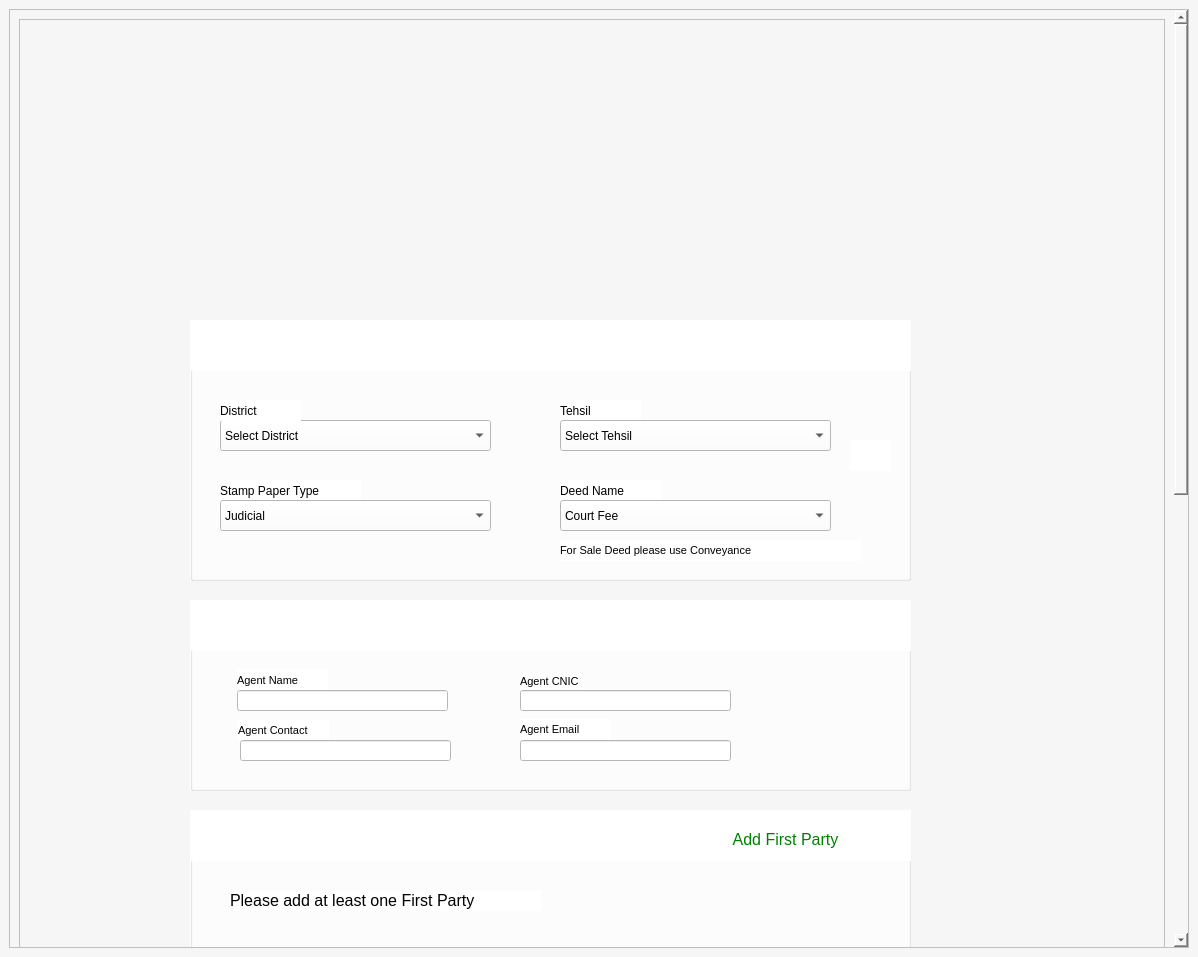
<?xml version="1.0" encoding="UTF-8"?>
<ui version="4.0">
 <class>MainWindow</class>
 <widget class="QMainWindow" name="MainWindow">
  <property name="geometry">
   <rect>
    <x>0</x>
    <y>0</y>
    <width>1198</width>
    <height>957</height>
   </rect>
  </property>
  <property name="font">
   <font>
    <pointsize>8</pointsize>
   </font>
  </property>
  <property name="windowTitle">
   <string>MainWindow</string>
  </property>
  <property name="autoFillBackground">
   <bool>false</bool>
  </property>
  <property name="styleSheet">
   <string notr="true">background-color: #F6F6F6;</string>
  </property>
  <widget class="QWidget" name="centralwidget">
   <layout class="QGridLayout" name="gridLayout">
    <item row="0" column="0">
     <widget class="QScrollArea" name="scrollArea">
      <property name="widgetResizable">
       <bool>true</bool>
      </property>
      <widget class="QWidget" name="scrollAreaWidgetContents">
       <property name="geometry">
        <rect>
         <x>0</x>
         <y>-869</y>
         <width>1153</width>
         <height>1812</height>
        </rect>
       </property>
       <layout class="QVBoxLayout" name="verticalLayout_5">
        <item>
         <widget class="QScrollArea" name="scrollArea_2">
          <property name="minimumSize">
           <size>
            <width>600</width>
            <height>1790</height>
           </size>
          </property>
          <property name="mouseTracking">
           <bool>true</bool>
          </property>
          <property name="tabletTracking">
           <bool>true</bool>
          </property>
          <property name="acceptDrops">
           <bool>true</bool>
          </property>
          <property name="styleSheet">
           <string notr="true">background-color:#F6F6F6;</string>
          </property>
          <property name="widgetResizable">
           <bool>true</bool>
          </property>
          <widget class="QWidget" name="scrollAreaWidgetContents_2">
           <property name="geometry">
            <rect>
             <x>0</x>
             <y>0</y>
             <width>1129</width>
             <height>1788</height>
            </rect>
           </property>
           <widget class="QLabel" name="label_4">
            <property name="geometry">
             <rect>
              <x>10</x>
              <y>0</y>
              <width>1121</width>
              <height>141</height>
             </rect>
            </property>
            <property name="styleSheet">
             <string notr="true">background-image: url(:/logos/estamping.png);
border-radius : 8px;</string>
            </property>
            <property name="text">
             <string/>
            </property>
           </widget>
           <widget class="QLabel" name="label_23">
            <property name="geometry">
             <rect>
              <x>180</x>
              <y>150</y>
              <width>701</width>
              <height>131</height>
             </rect>
            </property>
            <property name="styleSheet">
             <string notr="true">background-image: url(:/challan/Screenshot 2022-10-07 011803ss.png);</string>
            </property>
            <property name="text">
             <string/>
            </property>
           </widget>
           <widget class="QFrame" name="prove">
            <property name="geometry">
             <rect>
              <x>170</x>
              <y>1100</y>
              <width>721</width>
              <height>173</height>
             </rect>
            </property>
            <property name="styleSheet">
             <string notr="true">background-color:white;
</string>
            </property>
            <property name="frameShape">
             <enum>QFrame::StyledPanel</enum>
            </property>
            <property name="frameShadow">
             <enum>QFrame::Raised</enum>
            </property>
            <layout class="QVBoxLayout" name="verticalLayout_4">
             <item>
              <widget class="QFrame" name="label3">
               <property name="styleSheet">
                <string notr="true">background-color:#EEEEEE;</string>
               </property>
               <property name="frameShape">
                <enum>QFrame::StyledPanel</enum>
               </property>
               <property name="frameShadow">
                <enum>QFrame::Raised</enum>
               </property>
               <widget class="QFrame" name="frame_5">
                <property name="geometry">
                 <rect>
                  <x>10</x>
                  <y>10</y>
                  <width>291</width>
                  <height>58</height>
                 </rect>
                </property>
                <property name="frameShape">
                 <enum>QFrame::StyledPanel</enum>
                </property>
                <property name="frameShadow">
                 <enum>QFrame::Raised</enum>
                </property>
                <widget class="QPushButton" name="pushButton_5">
                 <property name="enabled">
                  <bool>false</bool>
                 </property>
                 <property name="geometry">
                  <rect>
                   <x>0</x>
                   <y>0</y>
                   <width>71</width>
                   <height>51</height>
                  </rect>
                 </property>
                 <property name="autoFillBackground">
                  <bool>false</bool>
                 </property>
                 <property name="text">
                  <string/>
                 </property>
                 <property name="icon">
                  <iconset resource="icons.qrc">
                   <normaloff>:/think/download.png</normaloff>:/think/download.png</iconset>
                 </property>
                 <property name="iconSize">
                  <size>
                   <width>50</width>
                   <height>50</height>
                  </size>
                 </property>
                 <property name="flat">
                  <bool>true</bool>
                 </property>
                </widget>
               </widget>
              </widget>
             </item>
             <item>
              <widget class="QFrame" name="instruction3">
               <property name="frameShape">
                <enum>QFrame::StyledPanel</enum>
               </property>
               <property name="frameShadow">
                <enum>QFrame::Raised</enum>
               </property>
               <widget class="QLabel" name="label_3">
                <property name="geometry">
                 <rect>
                  <x>20</x>
                  <y>10</y>
                  <width>271</width>
                  <height>31</height>
                 </rect>
                </property>
                <property name="font">
                 <font>
                  <pointsize>10</pointsize>
                 </font>
                </property>
                <property name="styleSheet">
                 <string notr="true"/>
                </property>
                <property name="text">
                 <string>Retype the code from the picture:</string>
                </property>
               </widget>
              </widget>
             </item>
            </layout>
           </widget>
           <widget class="QGroupBox" name="groupBox_4">
            <property name="geometry">
             <rect>
              <x>170</x>
              <y>300</y>
              <width>721</width>
              <height>261</height>
             </rect>
            </property>
            <property name="styleSheet">
             <string notr="true">background-color: rgb(255, 255, 255);</string>
            </property>
            <property name="title">
             <string/>
            </property>
            <widget class="QComboBox" name="cmbDistrict_4">
             <property name="enabled">
              <bool>true</bool>
             </property>
             <property name="geometry">
              <rect>
               <x>30</x>
               <y>100</y>
               <width>271</width>
               <height>31</height>
              </rect>
             </property>
             <property name="toolTip">
              <string>&lt;html&gt;&lt;head/&gt;&lt;body&gt;&lt;p&gt;&lt;br/&gt;&lt;/p&gt;&lt;/body&gt;&lt;/html&gt;</string>
             </property>
             <property name="styleSheet">
              <string notr="true">#cmbDistrict{
border: 1px solid #white;
border-raduis : 4px;
padding-left : 10px;

}





</string>
             </property>
             <item>
              <property name="text">
               <string>Select District</string>
              </property>
             </item>
             <item>
              <property name="text">
               <string>Attock</string>
              </property>
             </item>
             <item>
              <property name="text">
               <string>Bawalnagar</string>
              </property>
             </item>
             <item>
              <property name="text">
               <string>Bahawalpur</string>
              </property>
             </item>
             <item>
              <property name="text">
               <string>Bakhar</string>
              </property>
             </item>
             <item>
              <property name="text">
               <string>Chakwal</string>
              </property>
             </item>
             <item>
              <property name="text">
               <string>Cheniot</string>
              </property>
             </item>
             <item>
              <property name="text">
               <string>Faisalabad</string>
              </property>
             </item>
             <item>
              <property name="text">
               <string>Lahore</string>
              </property>
             </item>
             <item>
              <property name="text">
               <string>Lodhran</string>
              </property>
             </item>
             <item>
              <property name="text">
               <string>Mianwali</string>
              </property>
             </item>
             <item>
              <property name="text">
               <string>Multan</string>
              </property>
             </item>
             <item>
              <property name="text">
               <string>Sargodha</string>
              </property>
             </item>
            </widget>
            <widget class="QLabel" name="label_13">
             <property name="geometry">
              <rect>
               <x>370</x>
               <y>220</y>
               <width>301</width>
               <height>21</height>
              </rect>
             </property>
             <property name="font">
              <font>
               <pointsize>8</pointsize>
              </font>
             </property>
             <property name="text">
              <string>For Sale Deed please use Conveyance</string>
             </property>
            </widget>
            <widget class="QLabel" name="label_25">
             <property name="geometry">
              <rect>
               <x>370</x>
               <y>80</y>
               <width>81</width>
               <height>21</height>
              </rect>
             </property>
             <property name="font">
              <font>
               <pointsize>9</pointsize>
               <strikeout>false</strikeout>
              </font>
             </property>
             <property name="text">
              <string>Tehsil</string>
             </property>
            </widget>
            <widget class="QLabel" name="label_10">
             <property name="geometry">
              <rect>
               <x>30</x>
               <y>80</y>
               <width>81</width>
               <height>21</height>
              </rect>
             </property>
             <property name="font">
              <font>
               <pointsize>9</pointsize>
              </font>
             </property>
             <property name="text">
              <string>District</string>
             </property>
            </widget>
            <widget class="QLabel" name="label_26">
             <property name="geometry">
              <rect>
               <x>370</x>
               <y>160</y>
               <width>101</width>
               <height>21</height>
              </rect>
             </property>
             <property name="font">
              <font>
               <pointsize>9</pointsize>
              </font>
             </property>
             <property name="text">
              <string>Deed Name</string>
             </property>
            </widget>
            <widget class="QLabel" name="label_27">
             <property name="geometry">
              <rect>
               <x>30</x>
               <y>160</y>
               <width>141</width>
               <height>21</height>
              </rect>
             </property>
             <property name="font">
              <font>
               <pointsize>9</pointsize>
              </font>
             </property>
             <property name="text">
              <string>Stamp Paper Type</string>
             </property>
            </widget>
            <widget class="QLabel" name="label_28">
             <property name="geometry">
              <rect>
               <x>660</x>
               <y>120</y>
               <width>41</width>
               <height>31</height>
              </rect>
             </property>
             <property name="styleSheet">
              <string notr="true">background-image: url(:/newPrefix/book.png);</string>
             </property>
             <property name="text">
              <string/>
             </property>
            </widget>
            <widget class="QComboBox" name="cmbTehsil_4">
             <property name="geometry">
              <rect>
               <x>370</x>
               <y>100</y>
               <width>271</width>
               <height>31</height>
              </rect>
             </property>
             <property name="styleSheet">
              <string notr="true">#cmbTehsil{
border: 1px solid #white  ;
border-raduis : 4px;
padding-left : 10px

}




</string>
             </property>
             <item>
              <property name="text">
               <string>Select Tehsil</string>
              </property>
             </item>
             <item>
              <property name="text">
               <string>Bahawalnagar Tehsil</string>
              </property>
             </item>
             <item>
              <property name="text">
               <string>Chishtian Tehsil</string>
              </property>
             </item>
             <item>
              <property name="text">
               <string>Ahmadpur East Tehsil</string>
              </property>
             </item>
             <item>
              <property name="text">
               <string>Khairpur Tamewali Tehsil</string>
              </property>
             </item>
             <item>
              <property name="text">
               <string>Khanpur Tehsil</string>
              </property>
             </item>
             <item>
              <property name="text">
               <string>Alipur Tehsil</string>
              </property>
             </item>
             <item>
              <property name="text">
               <string>Jampur Tehsil</string>
              </property>
             </item>
             <item>
              <property name="text">
               <string>Faisalabad City Tehsil</string>
              </property>
             </item>
             <item>
              <property name="text">
               <string>Kamalia Tehsil</string>
              </property>
             </item>
             <item>
              <property name="text">
               <string>Rawalpindi Tehsil</string>
              </property>
             </item>
             <item>
              <property name="text">
               <string>Sillanwali Tehsil</string>
              </property>
             </item>
             <item>
              <property name="text">
               <string>Isakhel Tehsil</string>
              </property>
             </item>
             <item>
              <property name="text">
               <string>Mianwali Tehsil</string>
              </property>
             </item>
            </widget>
            <widget class="QComboBox" name="cmbStampPaperType_4">
             <property name="geometry">
              <rect>
               <x>30</x>
               <y>180</y>
               <width>271</width>
               <height>31</height>
              </rect>
             </property>
             <property name="styleSheet">
              <string notr="true">#cmbStampPaperType{
border: 1px solid #black  ;
border-raduis : 4px;
padding-left : 10px

}




</string>
             </property>
             <item>
              <property name="text">
               <string>Judicial</string>
              </property>
             </item>
             <item>
              <property name="text">
               <string>Non-Judicial</string>
              </property>
             </item>
            </widget>
            <widget class="QComboBox" name="cmbDeed_4">
             <property name="geometry">
              <rect>
               <x>370</x>
               <y>180</y>
               <width>271</width>
               <height>31</height>
              </rect>
             </property>
             <property name="styleSheet">
              <string notr="true">#cmbDeed{
border: 1px solid #white  ;
border-raduis : 4px;
padding-left : 10px

}




</string>
             </property>
             <item>
              <property name="text">
               <string>Court Fee</string>
              </property>
             </item>
             <item>
              <property name="text">
               <string>Contract Fee</string>
              </property>
             </item>
            </widget>
            <widget class="QGraphicsView" name="gvAgentInfo_4">
             <property name="geometry">
              <rect>
               <x>0</x>
               <y>0</y>
               <width>731</width>
               <height>51</height>
              </rect>
             </property>
             <property name="styleSheet">
              <string notr="true">background-image: url(:/challan/challan.png);</string>
             </property>
             <property name="frameShape">
              <enum>QFrame::NoFrame</enum>
             </property>
            </widget>
           </widget>
           <widget class="QGroupBox" name="groupBox_3">
            <property name="geometry">
             <rect>
              <x>170</x>
              <y>580</y>
              <width>721</width>
              <height>191</height>
             </rect>
            </property>
            <property name="acceptDrops">
             <bool>false</bool>
            </property>
            <property name="autoFillBackground">
             <bool>false</bool>
            </property>
            <property name="styleSheet">
             <string notr="true">background-color: rgb(255, 255, 255);</string>
            </property>
            <property name="title">
             <string/>
            </property>
            <widget class="QLineEdit" name="lineEdit_4">
             <property name="geometry">
              <rect>
               <x>330</x>
               <y>140</y>
               <width>211</width>
               <height>21</height>
              </rect>
             </property>
             <property name="font">
              <font>
               <pointsize>10</pointsize>
              </font>
             </property>
             <property name="clearButtonEnabled">
              <bool>true</bool>
             </property>
            </widget>
            <widget class="QLabel" name="lblAgentCNIC_3">
             <property name="geometry">
              <rect>
               <x>330</x>
               <y>119</y>
               <width>91</width>
               <height>21</height>
              </rect>
             </property>
             <property name="font">
              <font>
               <pointsize>8</pointsize>
              </font>
             </property>
             <property name="text">
              <string>Agent Email</string>
             </property>
            </widget>
            <widget class="QLabel" name="lblAgentName_3">
             <property name="geometry">
              <rect>
               <x>48</x>
               <y>120</y>
               <width>91</width>
               <height>21</height>
              </rect>
             </property>
             <property name="font">
              <font>
               <pointsize>8</pointsize>
              </font>
             </property>
             <property name="text">
              <string>Agent Contact</string>
             </property>
            </widget>
            <widget class="QLabel" name="lblAgentName_4">
             <property name="geometry">
              <rect>
               <x>47</x>
               <y>70</y>
               <width>91</width>
               <height>21</height>
              </rect>
             </property>
             <property name="font">
              <font>
               <pointsize>8</pointsize>
              </font>
             </property>
             <property name="text">
              <string>Agent Name</string>
             </property>
            </widget>
            <widget class="QLineEdit" name="lineEdit_5">
             <property name="geometry">
              <rect>
               <x>330</x>
               <y>90</y>
               <width>211</width>
               <height>21</height>
              </rect>
             </property>
             <property name="font">
              <font>
               <pointsize>10</pointsize>
              </font>
             </property>
             <property name="frame">
              <bool>true</bool>
             </property>
             <property name="clearButtonEnabled">
              <bool>true</bool>
             </property>
            </widget>
            <widget class="QLabel" name="lblAgentCNIC_4">
             <property name="geometry">
              <rect>
               <x>330</x>
               <y>73</y>
               <width>61</width>
               <height>16</height>
              </rect>
             </property>
             <property name="font">
              <font>
               <pointsize>8</pointsize>
              </font>
             </property>
             <property name="autoFillBackground">
              <bool>false</bool>
             </property>
             <property name="text">
              <string>Agent CNIC</string>
             </property>
            </widget>
            <widget class="QLineEdit" name="LEAgentName_3">
             <property name="geometry">
              <rect>
               <x>47</x>
               <y>90</y>
               <width>211</width>
               <height>21</height>
              </rect>
             </property>
             <property name="font">
              <font>
               <pointsize>10</pointsize>
              </font>
             </property>
             <property name="clearButtonEnabled">
              <bool>true</bool>
             </property>
            </widget>
            <widget class="QLineEdit" name="LEAgentName_4">
             <property name="geometry">
              <rect>
               <x>50</x>
               <y>140</y>
               <width>211</width>
               <height>21</height>
              </rect>
             </property>
             <property name="font">
              <font>
               <pointsize>10</pointsize>
              </font>
             </property>
             <property name="clearButtonEnabled">
              <bool>true</bool>
             </property>
            </widget>
            <widget class="QGraphicsView" name="gvAgentInfo_3">
             <property name="geometry">
              <rect>
               <x>0</x>
               <y>0</y>
               <width>731</width>
               <height>51</height>
              </rect>
             </property>
             <property name="styleSheet">
              <string notr="true">background-image: url(:/logos/agent.png);</string>
             </property>
             <property name="frameShape">
              <enum>QFrame::NoFrame</enum>
             </property>
            </widget>
           </widget>
           <widget class="QGroupBox" name="groupBox_5">
            <property name="geometry">
             <rect>
              <x>170</x>
              <y>790</y>
              <width>721</width>
              <height>141</height>
             </rect>
            </property>
            <property name="acceptDrops">
             <bool>false</bool>
            </property>
            <property name="autoFillBackground">
             <bool>false</bool>
            </property>
            <property name="styleSheet">
             <string notr="true">background-color: rgb(255, 255, 255);</string>
            </property>
            <property name="title">
             <string/>
            </property>
            <widget class="QGraphicsView" name="gvAgentInfo_6">
             <property name="geometry">
              <rect>
               <x>0</x>
               <y>0</y>
               <width>721</width>
               <height>51</height>
              </rect>
             </property>
             <property name="styleSheet">
              <string notr="true">background-image: url(:/logos/Screenshot 2022-10-07 150139.png);</string>
             </property>
             <property name="frameShape">
              <enum>QFrame::NoFrame</enum>
             </property>
            </widget>
            <widget class="QPushButton" name="pushButton_10">
             <property name="enabled">
              <bool>true</bool>
             </property>
             <property name="geometry">
              <rect>
               <x>500</x>
               <y>10</y>
               <width>191</width>
               <height>38</height>
              </rect>
             </property>
             <property name="font">
              <font>
               <pointsize>12</pointsize>
              </font>
             </property>
             <property name="styleSheet">
              <string notr="true">color:green;</string>
             </property>
             <property name="text">
              <string>Add First Party</string>
             </property>
             <property name="icon">
              <iconset resource="icons.qrc">
               <normaloff>:/plus/images.png</normaloff>:/plus/images.png</iconset>
             </property>
             <property name="iconSize">
              <size>
               <width>30</width>
               <height>30</height>
              </size>
             </property>
             <property name="flat">
              <bool>true</bool>
             </property>
            </widget>
            <widget class="QLabel" name="label">
             <property name="geometry">
              <rect>
               <x>40</x>
               <y>80</y>
               <width>311</width>
               <height>21</height>
              </rect>
             </property>
             <property name="font">
              <font>
               <pointsize>12</pointsize>
              </font>
             </property>
             <property name="text">
              <string>Please add at least one First Party</string>
             </property>
            </widget>
           </widget>
           <widget class="QGroupBox" name="groupBox_6">
            <property name="geometry">
             <rect>
              <x>170</x>
              <y>950</y>
              <width>721</width>
              <height>131</height>
             </rect>
            </property>
            <property name="acceptDrops">
             <bool>false</bool>
            </property>
            <property name="autoFillBackground">
             <bool>false</bool>
            </property>
            <property name="styleSheet">
             <string notr="true">background-color: rgb(255, 255, 255);</string>
            </property>
            <property name="title">
             <string/>
            </property>
            <widget class="QGraphicsView" name="gvAgentInfo_7">
             <property name="geometry">
              <rect>
               <x>0</x>
               <y>0</y>
               <width>721</width>
               <height>51</height>
              </rect>
             </property>
             <property name="styleSheet">
              <string notr="true">background-image: url(:/logos/secondParty.png);</string>
             </property>
             <property name="frameShape">
              <enum>QFrame::NoFrame</enum>
             </property>
            </widget>
            <widget class="QPushButton" name="pushButton_11">
             <property name="enabled">
              <bool>true</bool>
             </property>
             <property name="geometry">
              <rect>
               <x>500</x>
               <y>10</y>
               <width>191</width>
               <height>38</height>
              </rect>
             </property>
             <property name="font">
              <font>
               <pointsize>12</pointsize>
              </font>
             </property>
             <property name="styleSheet">
              <string notr="true">color:green;</string>
             </property>
             <property name="text">
              <string>Add Second Party</string>
             </property>
             <property name="icon">
              <iconset resource="icons.qrc">
               <normaloff>:/plus/images.png</normaloff>:/plus/images.png</iconset>
             </property>
             <property name="iconSize">
              <size>
               <width>30</width>
               <height>30</height>
              </size>
             </property>
             <property name="flat">
              <bool>true</bool>
             </property>
            </widget>
            <widget class="QLabel" name="label_2">
             <property name="geometry">
              <rect>
               <x>40</x>
               <y>70</y>
               <width>341</width>
               <height>21</height>
              </rect>
             </property>
             <property name="font">
              <font>
               <pointsize>12</pointsize>
              </font>
             </property>
             <property name="text">
              <string>Please add at least one Second Party</string>
             </property>
            </widget>
           </widget>
           <widget class="QPushButton" name="btnReset">
            <property name="geometry">
             <rect>
              <x>690</x>
              <y>1330</y>
              <width>101</width>
              <height>31</height>
             </rect>
            </property>
            <property name="font">
             <font>
              <pointsize>10</pointsize>
             </font>
            </property>
            <property name="styleSheet">
             <string notr="true">#btnReset{
background-color:rgb(71, 181, 148)
}</string>
            </property>
            <property name="text">
             <string>RESET</string>
            </property>
           </widget>
           <widget class="QPushButton" name="btnNext">
            <property name="geometry">
             <rect>
              <x>800</x>
              <y>1330</y>
              <width>91</width>
              <height>31</height>
             </rect>
            </property>
            <property name="font">
             <font>
              <pointsize>10</pointsize>
             </font>
            </property>
            <property name="styleSheet">
             <string notr="true">#btnNext{
	color: white;
background-color: rgb(80, 212, 129);
}</string>
            </property>
            <property name="text">
             <string>NEXT</string>
            </property>
           </widget>
           <widget class="QLabel" name="label_5">
            <property name="geometry">
             <rect>
              <x>-10</x>
              <y>1370</y>
              <width>1141</width>
              <height>451</height>
             </rect>
            </property>
            <property name="styleSheet">
             <string notr="true">background-image: url(:/footer/footer.png);</string>
            </property>
            <property name="text">
             <string/>
            </property>
           </widget>
           <zorder>label_23</zorder>
           <zorder>prove</zorder>
           <zorder>label_4</zorder>
           <zorder>groupBox_4</zorder>
           <zorder>groupBox_3</zorder>
           <zorder>groupBox_5</zorder>
           <zorder>groupBox_6</zorder>
           <zorder>btnReset</zorder>
           <zorder>btnNext</zorder>
           <zorder>label_5</zorder>
          </widget>
         </widget>
        </item>
       </layout>
      </widget>
     </widget>
    </item>
   </layout>
  </widget>
 </widget>
 <resources>
  <include location="icons.qrc"/>
 </resources>
 <connections/>
</ui>
